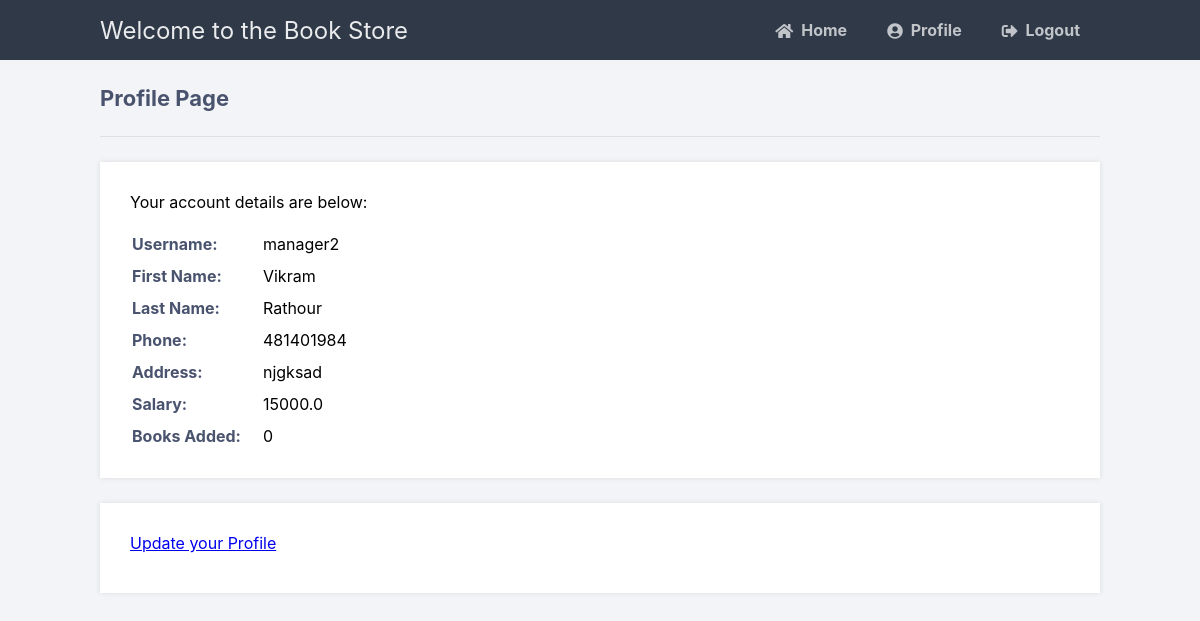
The page /profile (signed in) on the database its author committed.
### tables this page shows
CREATE TABLE Manager (
            username TEXT PRIMARY KEY,
            password TEXT,
            firstName TEXT,
            lastName TEXT,
            phone INT,
            address TEXT,
            salary FLOAT DEFAULT 0,
            booksAdded INT DEFAULT 0);

### main.py (the view)
@app.route('/profile')
def profile():
    if 'loggedin' in session:
        with sql.connect("Book.db") as con:
            cursor = con.cursor()
            if(session['type'] == 1):
                cursor.execute('SELECT * FROM Manager WHERE username = ?',
                               (session['username'],))
                account = cursor.fetchone()
            else:
                cursor.execute('SELECT * FROM Customer WHERE username = ?',
                               (session['username'],))
                account = cursor.fetchone()
            print(account)
            if session['type'] == 1:
                return render_template('managerProfile.html', account=account)
            return render_template('profile.html', account=account)
    return redirect(url_for('login'))

### templates/managerProfile.html (shortened to what this page needs)
{% extends 'layout.html' %}
{% block content %}
<h2>Profile Page</h2>
<div>
    <p>Your account details are below:</p>
    <table>
        <tr>
            <td>Username:</td>
            <td>{{ account[0] }}</td>
        </tr>
        <tr>
            <td>First Name:</td>
            <td>{{ account[2] }}</td>
        </tr>
        <tr>
            <td>Last Name:</td>
            <td>{{ account[3] }}</td>
        </tr>
        <tr>
            <td>Phone:</td>
            <td>{{ account[4] }}</td>
        </tr>
        <tr>
            <td>Address:</td>
            <td>{{ account[5] }}</td>
        </tr>
        <tr>
            <td>Salary:</td>
            <td>{{ account[6] }}</td>
        </tr>
        <tr>
            <td>Books Added:</td>
            <td>{{ account[7] }}</td>
        </tr>
    </table>
</div>
<div>
    <p><a href="{{ url_for('updateProfile')}}">Update your Profile</a></p>
</div>
{% endblock %}

### static/style.css (style rules this page uses)
* { box-sizing: border-box; font-family: -apple-system, BlinkMacSystemFont, "segoe ui", roboto, oxygen, ubuntu, cantarell, "fira sans", "droid sans", "helvetica neue", Arial, sans-serif; font-size: 16px; -webkit-font-smoothing: antialiased; -moz-osx-font-smoothing: grayscale; }
body { background-color: #758283; margin: 0; }
body.loggedin { background-color: #f3f4f7; }
.content h2 { margin: 0; padding: 25px 0; font-size: 22px; border-bottom: 1px solid #e0e0e3; color: #4a536e; }
.content > p, .content > div { box-shadow: 0 0 5px 0 rgba(0, 0, 0, 0.1); margin: 25px 0; padding: 25px; background-color: #fff; }
.content > p table td, .content > div table td { padding: 5px; }
.content > p table td:first-child, .content > div table td:first-child { font-weight: bold; color: #4a536e; padding-right: 15px; }
.content > div p { padding: 5px; margin: 0 0 10px 0; }

### rows shown on the page
Manager: username "manager2", firstName "Vikram", lastName "Rathour", phone "481401984", address "njgksad", salary "15000.0", booksAdded "0"
